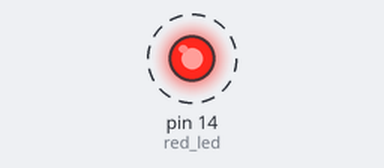
Simulated run of this sketch. Board: Arduino Uno, built with avr-gcc and run on an emulated ATmega328P. Parts: output pins drawn as LEDs (lit = HIGH). Dashed ring = blinking.

Above: at 0.5 s.
Timing chart, 0 to 4.6 s (numbered marks = the images above):
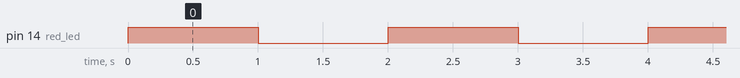

Measured:
- by itself, pin 14 (red_led): alternates HIGH for 1.0 s and LOW for 1.0 s

The sketch:

Blink.ino
```cpp
/*
 * Blink
 * Turns on red LED on for one second, then off for one second, repeatedly.
 */

const int red_led = 14;

void setup() {
  pinMode(red_led, OUTPUT);
}

void loop() {
  digitalWrite(red_led, HIGH); // turn the LED on (HIGH is the voltage level)
  delay(1000);                 // wait for a second
  digitalWrite(red_led, LOW);  // turn the LED off by making the voltage LOW
  delay(1000);                 // wait for a second
}
```
